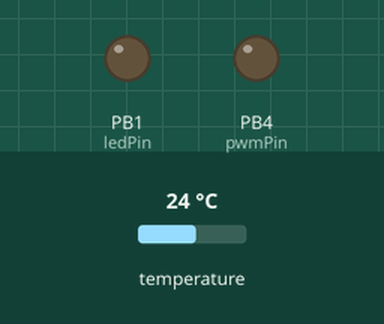
Simulated run of this sketch. Board: ATtiny85, built with avr-gcc and run on an emulated ATtiny85. On the bench: output pins drawn as LEDs (lit = HIGH). The inputs (shaded band) are chosen by the test bench; at power-on: temperature 24 °C.

Above: at 3.3 s.
3.4 s: temperature set to 25 °C
At 5.5 s:
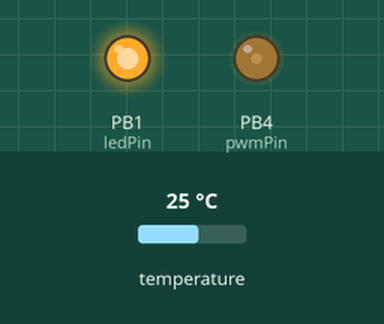
5.9 s: temperature set to 28 °C
At 6.8 s:
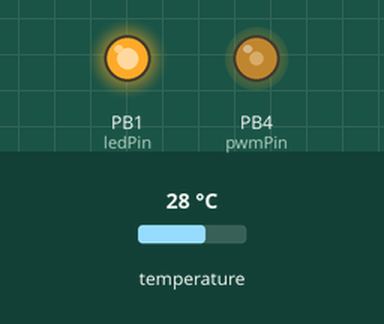
8.4 s: temperature set to 33 °C
At 10.5 s:
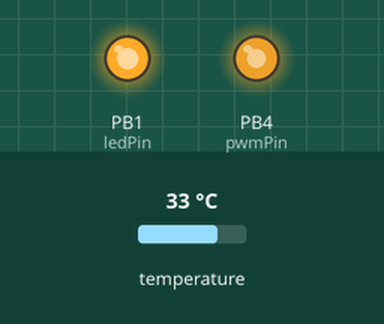
Timing chart, 0 to 12.0 s (numbered marks = the images above; inputs shaded):
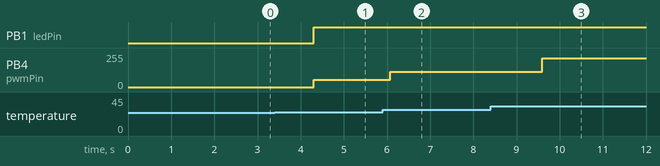

The sketch:

ATTinnyLuefterSteuerung.ino
```cpp
/*****************************************************************
 * 3D Drucker Gehäuselüfter Steuerung mit ATTiny85
 *****************************************************************/
#include <OneWire.h>
#include <DallasTemperature.h>

#define ONE_WIRE_BUS 2 // DS18B20 on Pin 2
#define pwmPin  4      // select the pin for the fan driver - phisical pin 4
#define minTemp 2500   // Start the Fan at 25°
#define maxTemp 3500   // Maximum Fan speed at 35°
#define minPWM 55      // Start PWM value because the FAN need minimum to start
#define ledPin  1      // onbord LED

OneWire oneWire(ONE_WIRE_BUS);
DallasTemperature sensors(&oneWire);
int prwmOut = 0;

void setup() {
  pinMode(pwmPin, OUTPUT);
  pinMode(ledPin, OUTPUT);

  sensors.begin();
  if (sensors.getDS18Count() != 0)
    sensors.setResolution(12);

}

void loop() {

  if (sensors.getDS18Count() != 0) {
    sensors.requestTemperatures();
    int temp = int(sensors.getTempCByIndex(0) * 100);
    if (temp < minTemp) {
      prwmOut = 0;
      digitalWrite(ledPin,LOW);
    } else {
      prwmOut = map( max(min(temp, maxTemp), minTemp), minTemp, maxTemp, minPWM, 255 );
      digitalWrite(ledPin,HIGH);
    }
  }
  analogWrite(pwmPin, prwmOut );
  delay(1000);

}
```

Measured:
- the behaviour switches between 24.9 and 25 °C on temperature (found by bisection; images 0 and 1)
- after the input at 3.4 s, PB1 (ledPin): LOW → HIGH after 0.91 s; PB4 (pwmPin): 0/255 → 55/255 after 0.91 s
- after the input at 5.9 s, PB4 (pwmPin): 55/255 → 115/255 after 0.17 s
- after the input at 8.4 s, PB4 (pwmPin): 115/255 → 215/255 after 1.2 s
